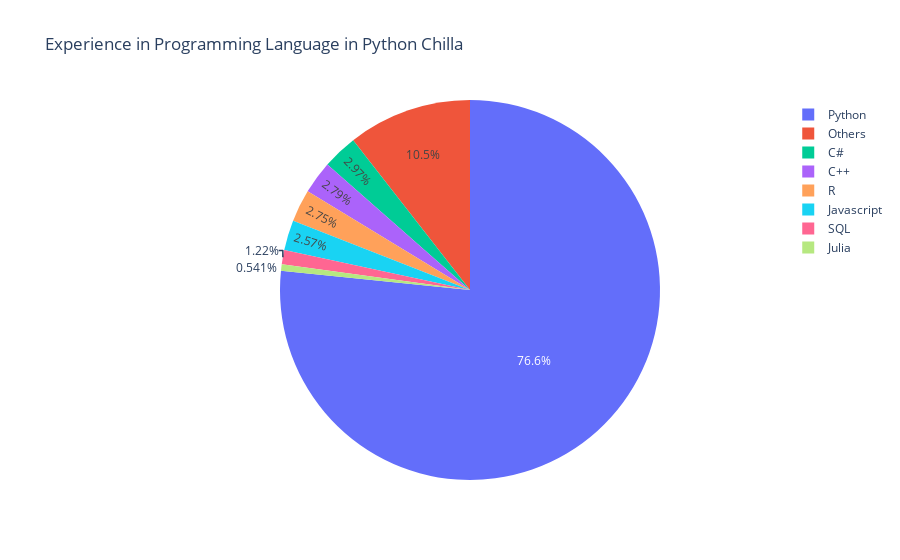

The notebook cell this image was saved under:
### Code cell
# df = df.query("weight == 178.0").query("living_place == 'Urban'")
# df.loc[df['experience'] < 2.0, 'programming'] = 'employment' # Represent only large countries
fig = px.pie(df, values='experience', names='programming', title='Experience in Programming Language in Python Chilla')
fig.show()

### Figure 1 — Plotly figure (JSON) as saved in the notebook; plotly's stock layout.template omitted (floating-point values rounded to 4 significant figures; data arrays with more than 128 entries replaced by an {"elided": "..."} marker saying what was removed)
{"data": [{"domain": {"x": [0, 1], "y": [0, 1]}, "hovertemplate": "programming=%{label}<br>experience=%{value}<extra></extra>", "labels": {"elided": "375 str values"}, "legendgroup": "", "name": "", "showlegend": true, "type": "pie", "values": {"elided": "375 float values"}}], "layout": {"legend": {"tracegroupgap": 0}, "title": {"text": "Experience in Programming Language in Python Chilla"}}}
